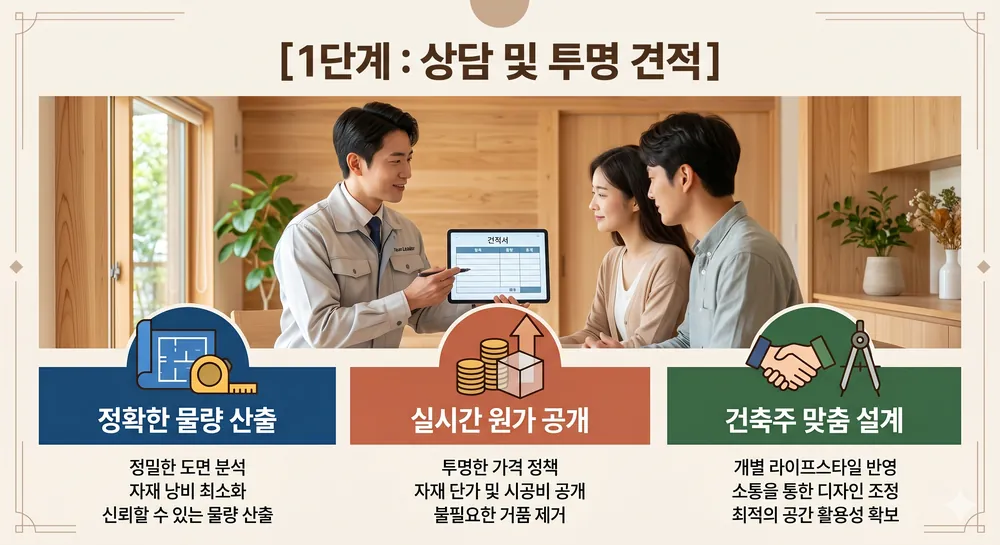
#> input picture html/101.webp, 1000 x 545 px
$ python -i crop_gemini_watermark.py   (imports and definitions only)
#> lines starting #> are read from the running program, lines starting #| are printed output that depends on the picture
#!/usr/bin/env python3
"""Crop Gemini corner watermark from portfolio PNGs (minimal edge trim)."""
from __future__ import annotations

from pathlib import Path

from PIL import Image

PORTFOLIO_DIR = Path(__file__).resolve().parents[1] / "html" / "images" / "portfolio"


def corner_has_watermark(im: Image.Image, corner: str = "br", frac: float = 0.12) -> bool:
    w, h = im.size
    fw, fh = int(w * frac), int(h * frac)
    if corner == "br":
        box = (w - fw, h - fh, w, h)
    else:
        box = (0, h - fh, fw, h)
    sub = im.convert("RGB").crop(box)
    sw, sh = sub.size
    bright_corner = 0
    bright_total = 0
    for y in range(sh):
        for x in range(sw):
            r, g, b = sub.getpixel((x, y))
            if max(r, g, b) > 210:
                bright_total += 1
                in_corner = y >= sh * 0.55 and (
                    x >= sw * 0.55 if corner == "br" else x < sw * 0.45
                )
                if in_corner:
                    bright_corner += 1
    if bright_total < 15 or bright_total > sw * sh * 0.12:
        return False
    return bright_corner >= 6


def crop_file(path: Path) -> str:
#> called with path = '../html/101.webp'
    im = Image.open(path)
#> im is the input picture: PIL image 1000x545 RGB; mean R, G, B 189.6, 173.2, 153.9
    w, h = im.size
#> w = 1000; h = 545
    crop_bottom = max(55, min(120, int(h * 0.065)))
#> crop_bottom = 55
    crop_right = max(70, min(180, int(w * 0.07)))
#> crop_right = 70
    crop_left = max(50, min(140, int(w * 0.045))) if corner_has_watermark(im, "bl") else 0
#> in corner_has_watermark, `sub = im.convert("RGB").crop(box)`:
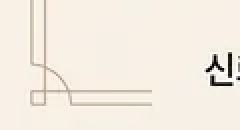
#> sub: PIL image 120x65 RGB (shown 2 times larger); mean R, G, B 243.8, 236.1, 225.8
#> after the loop in corner_has_watermark, `for y in range(sh):`: bright_corner = 1464; bright_total = 7461
#> crop_left = 0
    if corner_has_watermark(im, "br"):
#> call 2 of corner_has_watermark, with corner = 'br', frac = 0.12
#> in corner_has_watermark (call 2), `sub = im.convert("RGB").crop(box)`:
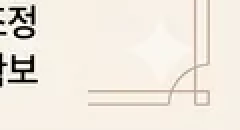
#> sub: PIL image 120x65 RGB (shown 2 times larger); mean R, G, B 239.6, 232.5, 222.6
#> after the loop in corner_has_watermark (call 2), `for y in range(sh):`: bright_corner = 1463; bright_total = 7241
        crop_right = max(crop_right, max(80, min(200, int(w * 0.075))))
        crop_bottom = max(crop_bottom, max(60, min(130, int(h * 0.07))))
    out = im.crop((crop_left, 0, w - crop_right, h - crop_bottom))
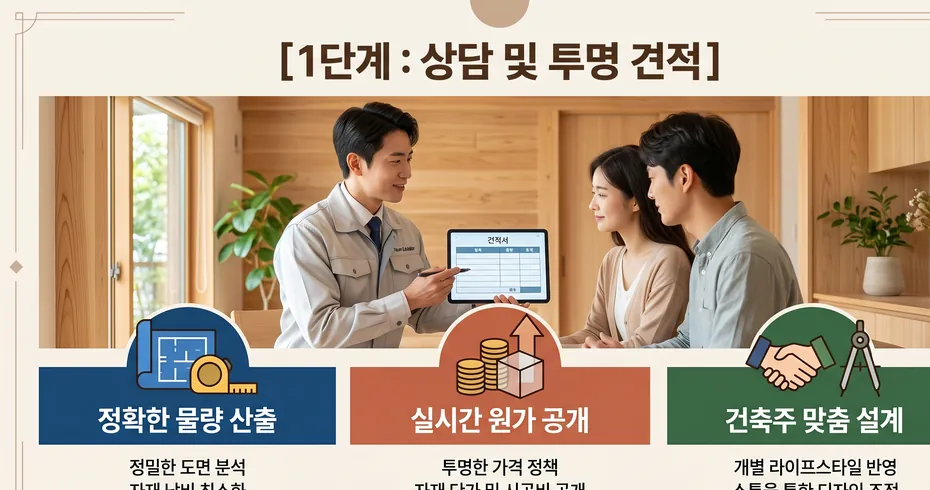
#> out: PIL image 930x490 RGB; mean R, G, B 182.8, 164.4, 143.9
    out.save(path, format="PNG", optimize=True)
#> (the run stopped early here; a loop or call above may not have finished)

$ run again, on html/106.webp
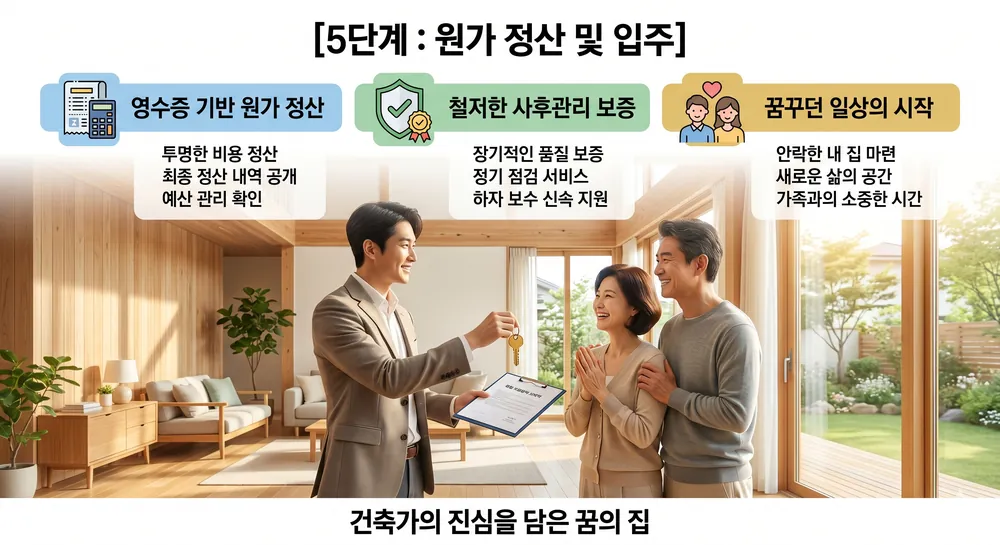
#> input picture html/106.webp, 1000 x 545 px
#> in crop_file, im is the input picture: PIL image 1000x545 RGB; mean R, G, B 199.1, 186.2, 166.6
#> after the loop in corner_has_watermark, `for y in range(sh):`: bright_corner = 1566; bright_total = 6422
#> crop_left = 0
#> in corner_has_watermark (call 2), `sub = im.convert("RGB").crop(box)`:
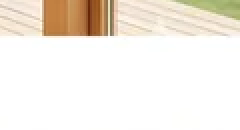
#> sub: PIL image 120x65 RGB (shown 2 times larger); mean R, G, B 244.2, 237.8, 229
#> after the loop in corner_has_watermark (call 2), `for y in range(sh):`: bright_corner = 1566; bright_total = 7003
#> in crop_file, `out = im.crop((crop_left, 0, w - crop_right, h - crop_bottom))`:
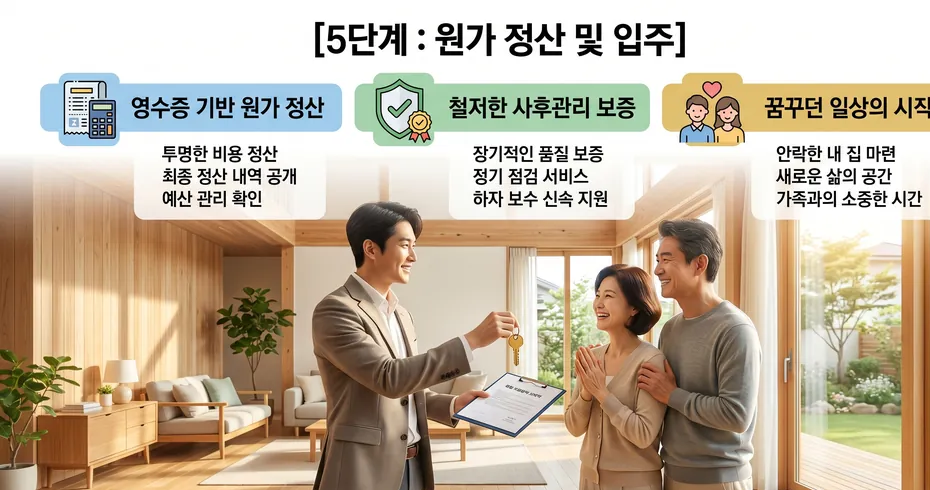
#> out: PIL image 930x490 RGB; mean R, G, B 194.2, 179.6, 159.1
